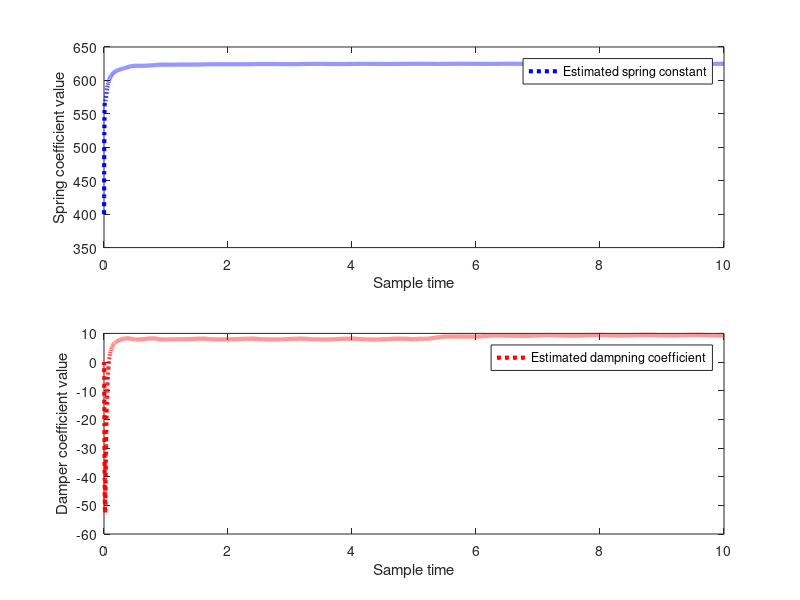
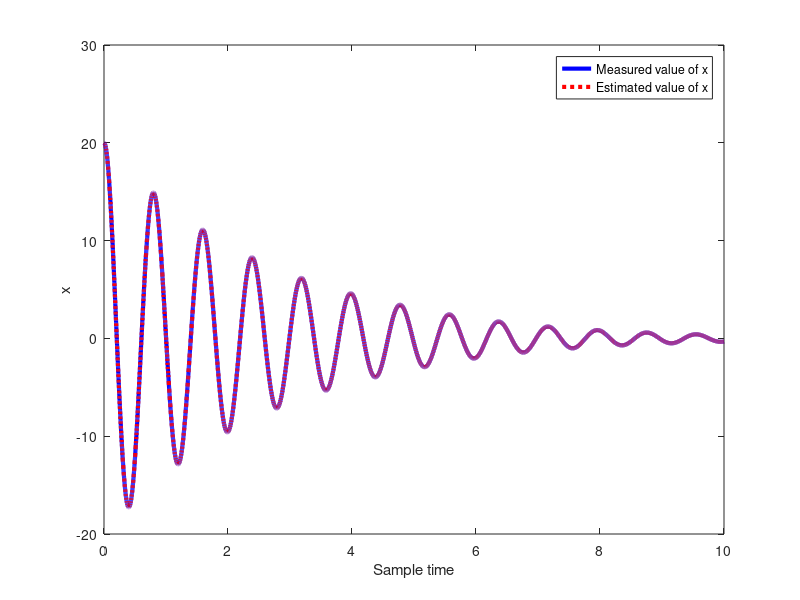

The MATLAB script that drew these images, in order:
clear
clc
%% Tast 1 take 10

%% The kalman filter is correct - the math i wrong

%% Static data
m = 10;
dt = 0.001;
tf = 10;
load('DATA.mat');
[nn n] = size(xArray);

%% Covariance martices
Q = 0.1*eye(4);		% Covariance matrix for the model noice
R = 0.1*eye(2);		% Covariance matrix for the sensor noise

%% System matricesq
C = [1 0 0 0;
	 0 1 0 0];
B = [0; 1/m; 0; 0]*dt;
u = 10;

%% initial estimates
xHat = [xArray(1,1) xArray(2,1) 0 400]';
xHatm = xHat;
Pplus = 10000*eye(4);
Pmin = Pplus;

%% For plotting
xHatArray = [];

%% Kalman filter
for i=1:tf/dt
	
	% Input measurements
	y = [xArray(1,i); xArray(2,i)];
	
	% Update Jacobian
	J = [1 dt 0 0;
		-xHat(4)*dt/m 1-(xHat(3)*dt/m) -dt*xHat(2)/m -(xHat(1)*dt)/m;
		0 0 1 0;
		0 0 0 1];

	% predict
	%xHat = [xHat(1)+xHat(2)*dt; (-xHat(4)*dt/m)*xHat(1)+(1-(xHat(3)*dt/m))*xHat(2)+dt*u/m; xHat(3); xHat(4)];
	xHat = [xHat(1)+xHat(2)*dt; (-xHat(4)*dt/m)*xHat(1)+(1-(xHat(3)*dt/m))*xHat(2); xHat(3); xHat(4)] + B*u;
	%xHat = J * xHat + B*u; % 
	Pmin = J * Pplus* J' + Q;
	
	% Update
	K = Pmin * C' * inv(C * Pmin * C' + R);
	Pplus = (eye(4) - K * C) * Pmin;
	xHat = xHat + K * (y - C * xHat);
	
	% Write value to array for plotting
	xHatArray = [xHatArray xHat];
	
end

EstimatedValues =  xHatArray(:,10000)

%% Make graphs over estimated spring and damper coefficients
figure(1)
subplot(2,1,1)
plot(dt:dt:tf,xHatArray(4,:),':b','LineWidth',3);
legend('Estimated spring constant');
xlabel('Sample time');
ylabel('Spring coefficient value');
hold on;
subplot(2,1,2)
plot(dt:dt:tf,xHatArray(3,:),':r','LineWidth',3);
legend('Estimated dampning coefficient');
xlabel('Sample time');
ylabel('Damper coefficient value');

figure(2)
plot(dt:dt:tf,xArray(1,:),'-b','LineWidth',3);
hold on;
plot(dt:dt:tf,xHatArray(1,:),':r','LineWidth',3);
legend('Measured value of x','Estimated value of x');
xlabel('Sample time');
ylabel('x');